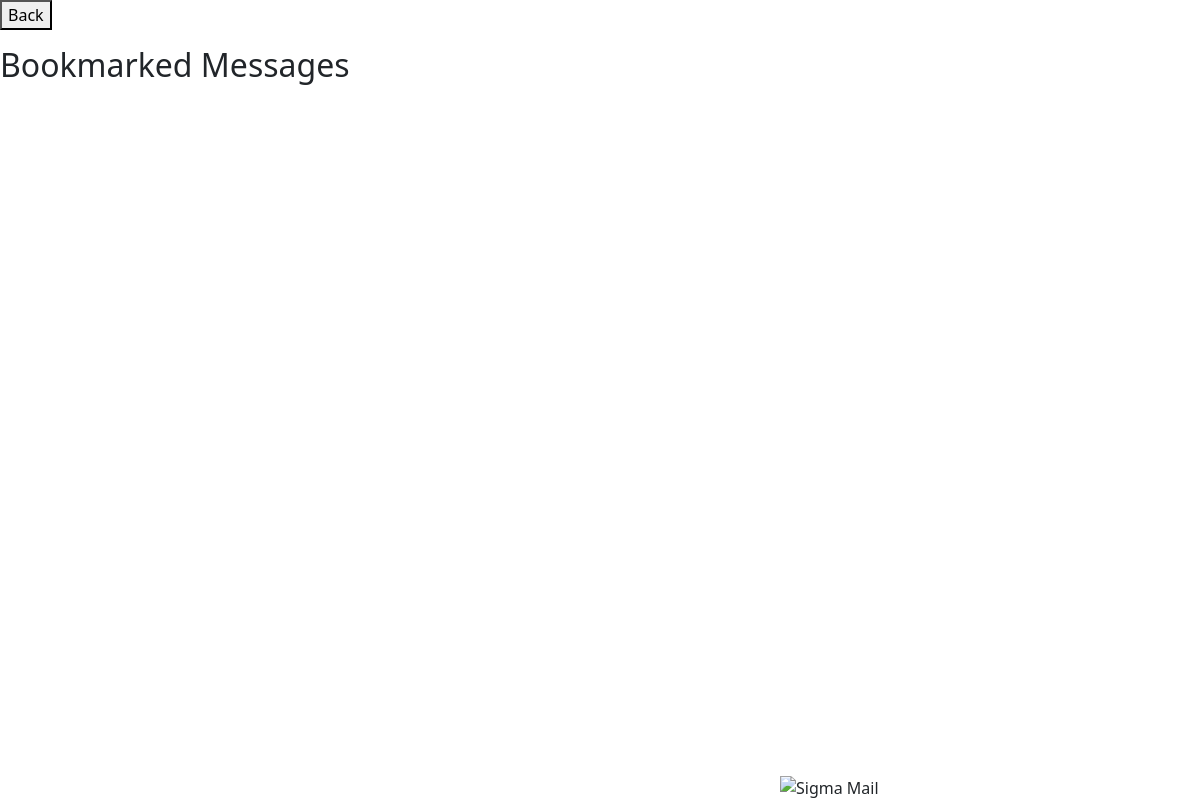
Page /bookmarked (signed in) on the earlier database version.
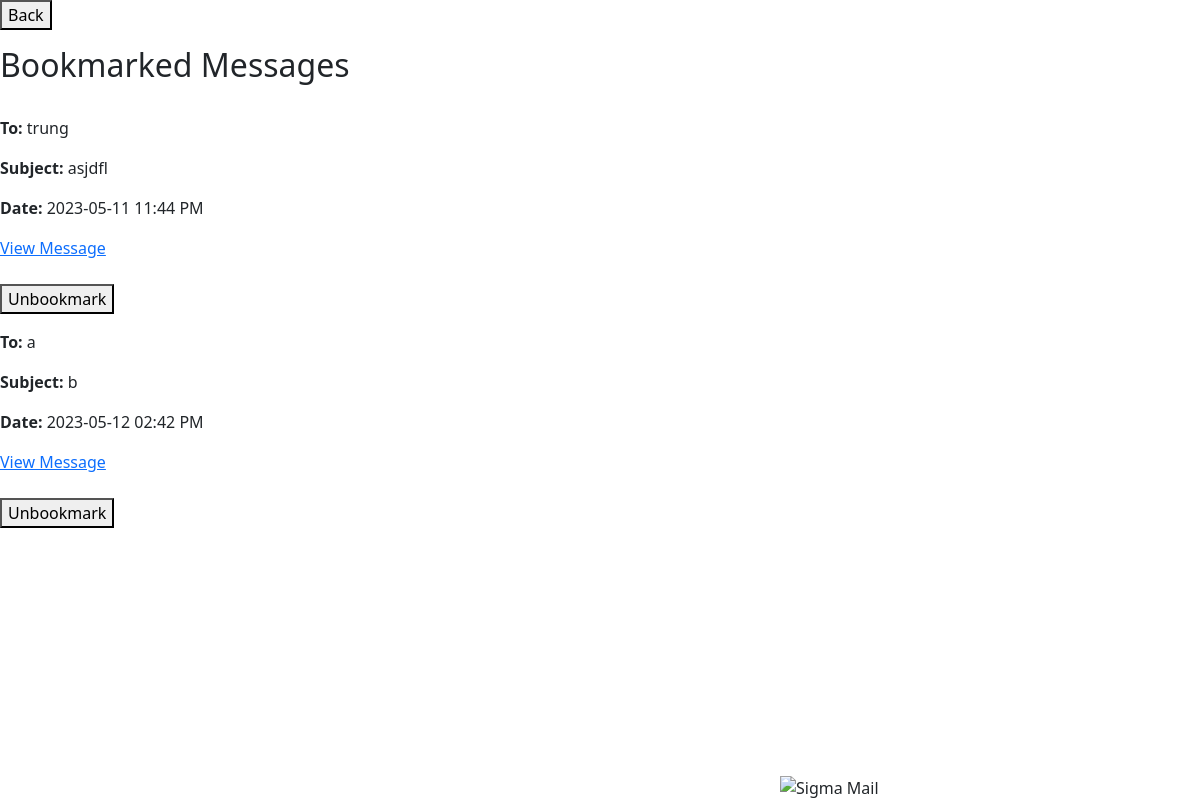
Same page on the later database version.
### app/models.py (models this page shows, shortened)
class Message(db.Model):
    id = db.Column(db.Integer, primary_key=True)
    sender_id = db.Column(db.Integer, db.ForeignKey('user.id'), nullable=False)
    recipient_id = db.Column(db.Integer, db.ForeignKey('user.id'), nullable=False)
    subject = db.Column(db.String(100), nullable=False)
    body = db.Column(db.String(500), nullable=False)
    timestamp = db.Column(db.DateTime, default=datetime.now())
    bookmark = db.Column(db.Boolean, default=False)
    sender = db.relationship('User', foreign_keys=[sender_id])
    recipient = db.relationship('User', foreign_keys=[recipient_id])

class User(db.Model, UserMixin):
    id = db.Column(db.Integer, primary_key=True)
    username = db.Column(db.String(32), nullable=False)
    password = db.Column(db.String(32), nullable=False)
    email = db.Column(db.String(100), nullable=False)
    bio = db.Column(db.String(100), nullable = False, default = '')
    name = db.Column(db.String(32), nullable = False, default = '')
    friends = db.relationship('Friend', backref='user', lazy='dynamic')

### app/routes.py (the view)
@myapp_obj.route('/bookmarked', methods = ['GET'])
@login_required
def view_bookmark():
    bookmarked = Message.query.filter_by(bookmark=True).all() #Only displays messages that have bookmark boolean true
    return render_template('bookmarks.html', bookmarked=bookmarked)

### app/models.py (called while the page is built)
@login_manager.user_loader
def load_user(user_id):
    return User.query.get(int(user_id))

### app/templates/bookmarks.html (shortened to what this page needs)
<form action="{{ url_for('mainpage') }}">
  <button type="submit">Back</button>
</form>
<h2>Bookmarked Messages</h2>
<link rel="stylesheet" href="{{ url_for('static', filename='mainpage.css') }}">
<link href="https://cdn.jsdelivr.net/npm/bootstrap@5.3.0-alpha3/dist/css/bootstrap.min.css" rel="stylesheet">
<div class="image-container2" style="float:right;width:35%;">
  <img src="https://i.imgflip.com/6ja3h0.png" alt="Sigma Mail" style="max-width: 100%;">
</div>
{% for message in bookmarked %}
<div class="message">
  <p><strong>To:</strong> {{ message.recipient.username }}</p>
  <p><strong>Subject:</strong> {{ message.subject }}</p>
  <p><strong>Date:</strong> {{ message.timestamp.strftime('%Y-%m-%d %I:%M %p') }}</p>
  <td><a href="{{ url_for('message', message_id=message.id) }}">View Message</a></td>
  <br>
  <br>
</div>
<div>
  <form method="post" action="{{ url_for('unbookmark', message_id=message.id) }}">
      <button type="submit">Unbookmark</button>
  </form>
</div>
{% endfor %}

Differences in the rows shown:
now on this page (row edited): Message: recipient.username "trung", subject "asjdfl", timestamp "2023-05-11 11:44 PM"
added Message: recipient.username "a", subject "b", timestamp "2023-05-12 02:42 PM"
